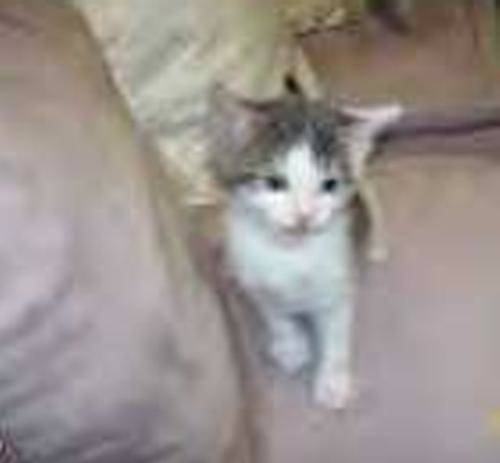
#> input picture Chuong7/pyimagesearch/animals/cats/cats_00026.jpg, 500 x 463 px; its folder holds only this picture in this run
$ python knn.py
#> lines starting #> are read from the running program, lines starting #| are printed output that depends on the picture
### Chuong7/pyimagesearch/datasets/simpledatasetloader.py
import numpy as np
import cv2
import os

class SimpleDatasetLoader:
    def __init__(self,preprocessors=None):
        self.preprocessors=preprocessors
        if self.preprocessors is None:
            self.preprocessors= []

    def load(self,imagePaths, verbose=-1):
#> called with verbose = 1000
        data=[]
        labels=[]

        for(i,imagePath) in enumerate (imagePaths):
            image=cv2.imread(imagePath)
#> image is the input picture: shape (463, 500, 3); mean B, G, R 143.1, 146.6, 154.9
            label=imagePath.split(os.path.sep)[-2]
            if self.preprocessors is not None:
                for p in self.preprocessors:
                    image=p.preprocess(image)
#> this loop made 1 pass
#> pass 1, in load, `image=p.preprocess(image)`:
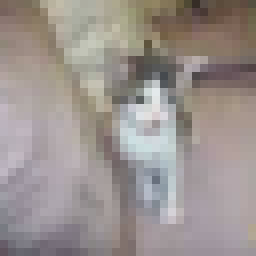
#> image: shape (32, 32, 3) (shown 8 times larger); mean B, G, R 143.1, 146.6, 154.9
            data.append(image)
            labels.append(label)
            if verbose > 0 and i > 0 and (i+1)%verbose==0:
                print("[INFO] processed {}/{}".format(i+1,len(imagePaths)))
#> pass 2 of the loop in load, `for(i,imagePath) in enumerate (imagePaths):`:
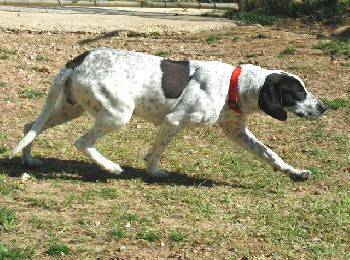
#> input picture Chuong7/pyimagesearch/animals/dogs/dogs_00005.jpg, 350 x 260 px
#> in load, image is the input picture: shape (260, 350, 3); mean B, G, R 110.2, 144.2, 151.8
#> the loop in load, `for p in self.preprocessors:` made 1 pass
#> pass 1, in load, `image=p.preprocess(image)`:
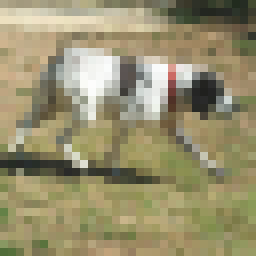
#> image: shape (32, 32, 3) (shown 8 times larger); mean B, G, R 110.2, 144.2, 151.8
        return(np.array(data),np.array(labels))

### Chuong7/pyimagesearch/preprocessing/simplepreprocessor.py
import cv2

class Simplepreprocessor:
    def __init__(self,witdh,height,inter=cv2.INTER_AREA):
        self.witdh =witdh
        self.height = height
        self.inter = inter
    def preprocess(self,image):
        return cv2.resize(image,(self.witdh,self.height),interpolation=self.inter)

### Chuong7/pyimagesearch/knn.py
from datasets.simpledatasetloader import SimpleDatasetLoader
from preprocessing.simplepreprocessor import Simplepreprocessor

from sklearn.neighbors import KNeighborsClassifier
from sklearn.preprocessing import LabelEncoder
from sklearn.model_selection import train_test_split
from sklearn.metrics import classification_report, accuracy_score
from imutils import paths
import argparse

ap= argparse.ArgumentParser()

ap.add_argument("-d","--dataset",help="animals/",default="Chuong7/pyimagesearch/animals")
ap.add_argument("-k","--neighbors",type=int, default=1,help="The number of neighbors for classification ")
ap.add_argument("-j","--jobs",type=int, default=-1, help="The number of jobs for K-NN distance")
args = vars(ap.parse_args())

print("Loading Images... ")
imagePaths= list(paths.list_images(args["dataset"]))

sp= Simplepreprocessor(32,32)
sdl= SimpleDatasetLoader(preprocessors=[sp])
(data,labels) = sdl.load(imagePaths,verbose=1000)

data = data.reshape((data.shape[0],32*32*3))

print("Feature Matrix :{:.1f}MB".format(data.nbytes/(1024*1000.0)))
#| Feature Matrix :0.0MB

le= LabelEncoder()
labels=le.fit_transform(labels)
#> labels = [0, 1]

(trainX,testX,trainY,testY) = train_test_split(data,labels,test_size=0.1, random_state=42)
#> trainY = [0]; testY = [1]

print("[INFO] evaluating k-NN classifier...")
model=KNeighborsClassifier(n_neighbors=args["neighbors"],n_jobs=args["jobs"])

model.fit(trainX,trainY)
y_pred=model.predict(testX)
#> y_pred = [0]
print(classification_report(testY,y_pred,target_names=le.classes_))
#|               precision    recall  f1-score   support
#|         cats       0.00      0.00      0.00       0.0
#|         dogs       0.00      0.00      0.00       1.0
#|     accuracy                           0.00       1.0
#|    macro avg       0.00      0.00      0.00       1.0
#| weighted avg       0.00      0.00      0.00       1.0

print("acc:",accuracy_score(testY,y_pred))
#| acc: 0.0
